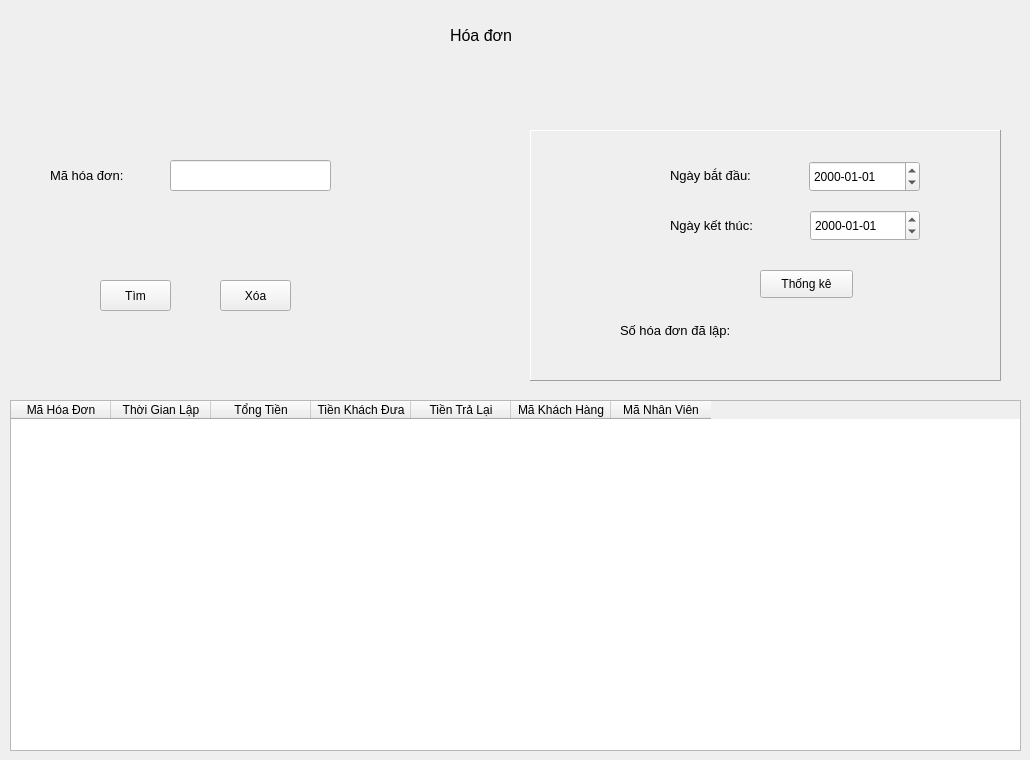
   <widget class="QWidget" name="screen_hoadon">
    <widget class="QLabel" name="label_6">
     <property name="geometry">
      <rect>
       <x>450</x>
       <y>20</y>
       <width>111</width>
       <height>31</height>
      </rect>
     </property>
     <property name="font">
      <font>
       <pointsize>12</pointsize>
      </font>
     </property>
     <property name="text">
      <string>Hóa đơn</string>
     </property>
    </widget>
    <widget class="QTableWidget" name="tablehoadon">
     <property name="geometry">
      <rect>
       <x>10</x>
       <y>400</y>
       <width>1011</width>
       <height>351</height>
      </rect>
     </property>
     <column>
      <property name="text">
       <string>Mã Hóa Đơn</string>
      </property>
     </column>
     <column>
      <property name="text">
       <string>Thời Gian Lập</string>
      </property>
     </column>
     <column>
      <property name="text">
       <string>Tổng Tiền</string>
      </property>
     </column>
     <column>
      <property name="text">
       <string>Tiền Khách Đưa</string>
      </property>
     </column>
     <column>
      <property name="text">
       <string>Tiền Trả Lại</string>
      </property>
     </column>
     <column>
      <property name="text">
       <string>Mã Khách Hàng</string>
      </property>
     </column>
     <column>
      <property name="text">
       <string>Mã Nhân Viên</string>
      </property>
     </column>
    </widget>
    <widget class="QFrame" name="frame_2">
     <property name="geometry">
      <rect>
       <x>530</x>
       <y>130</y>
       <width>471</width>
       <height>251</height>
      </rect>
     </property>
     <property name="frameShape">
      <enum>QFrame::Panel</enum>
     </property>
     <property name="frameShadow">
      <enum>QFrame::Raised</enum>
     </property>
     <widget class="QLabel" name="label_30">
      <property name="geometry">
       <rect>
        <x>140</x>
        <y>30</y>
        <width>111</width>
        <height>31</height>
       </rect>
      </property>
      <property name="font">
       <font>
        <pointsize>10</pointsize>
       </font>
      </property>
      <property name="text">
       <string>Ngày bắt đầu:</string>
      </property>
     </widget>
     <widget class="QLabel" name="label_31">
      <property name="geometry">
       <rect>
        <x>140</x>
        <y>80</y>
        <width>111</width>
        <height>31</height>
       </rect>
      </property>
      <property name="font">
       <font>
        <pointsize>10</pointsize>
       </font>
      </property>
      <property name="text">
       <string>Ngày kết thúc:</string>
      </property>
     </widget>
     <widget class="QDateEdit" name="txtngaykthoadon">
      <property name="geometry">
       <rect>
        <x>280</x>
        <y>80</y>
        <width>110</width>
        <height>31</height>
       </rect>
      </property>
      <property name="wrapping">
       <bool>false</bool>
      </property>
      <property name="buttonSymbols">
       <enum>QAbstractSpinBox::UpDownArrows</enum>
      </property>
      <property name="displayFormat">
       <string>yyyy-MM-dd</string>
      </property>
      <property name="timeSpec">
       <enum>Qt::TimeZone</enum>
      </property>
     </widget>
     <widget class="QLabel" name="label_32">
      <property name="geometry">
       <rect>
        <x>90</x>
        <y>180</y>
        <width>151</width>
        <height>41</height>
       </rect>
      </property>
      <property name="font">
       <font>
        <pointsize>10</pointsize>
       </font>
      </property>
      <property name="text">
       <string>Số hóa đơn đã lập:</string>
      </property>
     </widget>
     <widget class="QLabel" name="lbsohoadon">
      <property name="geometry">
       <rect>
        <x>240</x>
        <y>180</y>
        <width>51</width>
        <height>41</height>
       </rect>
      </property>
      <property name="font">
       <font>
        <pointsize>11</pointsize>
       </font>
      </property>
      <property name="text">
       <string/>
      </property>
     </widget>
     <widget class="QPushButton" name="btnthongkehoadon">
      <property name="geometry">
       <rect>
        <x>230</x>
        <y>140</y>
        <width>93</width>
        <height>28</height>
       </rect>
      </property>
      <property name="text">
       <string>Thống kê</string>
      </property>
     </widget>
     <widget class="QDateEdit" name="txtnbdhoadon">
      <property name="geometry">
       <rect>
        <x>279</x>
        <y>31</y>
        <width>111</width>
        <height>31</height>
       </rect>
      </property>
      <property name="showGroupSeparator" stdset="0">
       <bool>false</bool>
      </property>
      <property name="displayFormat">
       <string>yyyy-MM-dd</string>
      </property>
     </widget>
    </widget>
    <widget class="QLabel" name="label_33">
     <property name="geometry">
      <rect>
       <x>50</x>
       <y>160</y>
       <width>111</width>
       <height>31</height>
      </rect>
     </property>
     <property name="font">
      <font>
       <pointsize>10</pointsize>
      </font>
     </property>
     <property name="text">
      <string>Mã hóa đơn:</string>
     </property>
    </widget>
    <widget class="QLineEdit" name="txtmahoadon">
     <property name="geometry">
      <rect>
       <x>170</x>
       <y>160</y>
       <width>161</width>
       <height>31</height>
      </rect>
     </property>
    </widget>
    <widget class="QPushButton" name="btntimhoadon">
     <property name="geometry">
      <rect>
       <x>100</x>
       <y>280</y>
       <width>71</width>
       <height>31</height>
      </rect>
     </property>
     <property name="text">
      <string>Tìm</string>
     </property>
    </widget>
    <widget class="QPushButton" name="btnxoahoadon">
     <property name="geometry">
      <rect>
       <x>220</x>
       <y>280</y>
       <width>71</width>
       <height>31</height>
      </rect>
     </property>
     <property name="text">
      <string>Xóa</string>
     </property>
    </widget>
   </widget>
